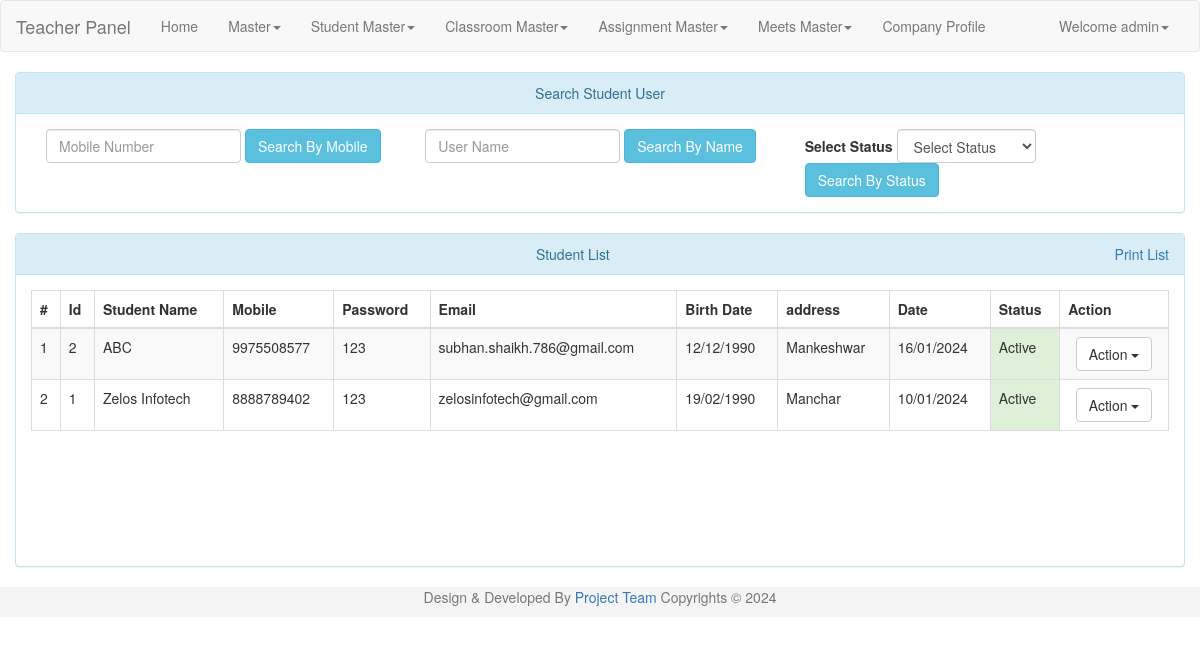
/zel_admin/student_list.php (signed in), run on the app's committed database.
### tables this page shows
CREATE TABLE `user` (
  `uid` int(9) NOT NULL,
  `uname` varchar(45) NOT NULL,
  `pass` varchar(20) NOT NULL,
  `uregdate` datetime NOT NULL,
  `utype` int(9) NOT NULL,
  `ustatus` tinyint(1) NOT NULL
);

CREATE TABLE `end_user` (
  `euid` int(9) NOT NULL,
  `euname` varchar(30) NOT NULL,
  `eumob` varchar(10) NOT NULL,
  `eupass` varchar(50) NOT NULL,
  `altmob` varchar(10) NOT NULL,
  `gender` varchar(10) NOT NULL,
  `email` varchar(500) NOT NULL,
  `bdate` date NOT NULL,
  `address` varchar(250) NOT NULL,
  `cid` int(9) NOT NULL,
  `euregdate` date NOT NULL,
  `status` tinyint(4) NOT NULL
);

### zel_admin/lock.php (called while the page is built, shortened)
<?php
include('conn.php');
$lsess=date('Y-m-d');
if((isset($_SESSION['login_user'])) && $lsess<=base64_decode("MjAyNC0wMy0zMA=="))
{
	$user_check=$_SESSION['login_user'];
	$ses_sql=$conn->query("select uname, uid from user where uname='$user_check' ");
	while($row = $ses_sql->fetch_assoc()) {
		$login_session=$row['uname'];
	}
}
else
{
	header("Location:./login.php");
}
?>

### zel_admin/student_list.php (the view, shortened to what this page needs)
<?php
 $euname="";
 include('lock.php');
 include ("conn.php");
 if (isset($_POST['submitbymob'])){
	if ($_SERVER["REQUEST_METHOD"] == "POST") {
		$eumob = test_input($_POST["txtmob"]);
		$sql = "SELECT * FROM end_user WHERE eumob='$eumob'";
	}
}
else if (isset($_POST['submitbyname'])){
	if ($_SERVER["REQUEST_METHOD"] == "POST") {
		$euname = test_input($_POST["txtname"]);
		$sql = "SELECT * FROM end_user WHERE euname='$euname'";
	}
}
else{
	$sql = "SELECT * FROM end_user WHERE status!=0 ORDER BY euid DESC";
}
?>
<!DOCTYPE html>
<html lang="en">
<head>
<link rel="stylesheet" href="./resources/bootstrap-3.3.6-dist/css/bootstrap.min.css">
<link rel="stylesheet" href="./resources/jquery-ui.min.css" type="text/css" />
</head>
<body>
<?php
include('./header.php');
?>
<div class="container-fluid" style="margin-top:20px">
<div class="row">
	<div class="col-md-12">
	<div class="panel panel-info">
		  <div class="panel-heading" align="center">Search Student User</div>
		  <div class="panel-body">
			<form class="form-inline" data-toggle="validator" name="sub" id="sub" role="form" method="post" action="<?php echo htmlspecialchars($_SERVER["PHP_SELF"]);?>">
				<div class="col-md-4" >
					<div class="form-group">
					<input class="form-control auto1" type="number" id="txtmob" name= "txtmob" placeholder="Mobile Number" value="<?php echo $eumob?>">
					</div>
					<div class="form-group" align="center">
					<button type="submit" class="btn btn-info" id ="submitbymob" name="submitbymob">Search By Mobile</button>
					</div>
				</div>
				<div class="col-md-4" >
					<div class="form-group">
					<input class="form-control auto" type="text" id="txtname" name= "txtname" placeholder="User Name" value="<?php echo $euname?>">
					</div>
					<div class="form-group" align="center">
					<button type="submit" class="btn btn-info" id ="submitbyname" name="submitbyname">Search By Name</button>
					</div>
				</div>
				<div class="col-md-4" >
					 <div class="form-group">
						<label class="control-label">Select Status </label>
							<select class="form-control" id="status" name="status">
							  <option value="">Select Status</option>
							</select>
					</div>
					<div class="form-group" align="center">
					<button type="submit" class="btn btn-info" id ="submitbystatus" name="submitbystatus">Search By Status</button>
					</div>
				</div>
			</form>
	</div>
	</div>
	</div>
</div>
<div class="row">
<div class="col-md-12">
<div class="panel panel-info">
      <div class="panel-heading" align="center">Student List <a class="pull-right" align="right" href="#" onclick=printbill(); >Print List</a></div>
      <div class="panel-body">
        <div class='table-responsive' style="padding-bottom:100px;">
      <?php
      $result = $conn->query($sql);
      if ($result->num_rows > 0) {
          echo "<table class='table table-bordered table-striped'>
          <thead>
            <tr>
              <th>#</th>
              <th>Id</th>
			  <th>Student Name </th>
              <th>Mobile </th>
              <th>Password </th>
              <th>Email </th>
              <th>Birth Date </th>
			  <th>address</th>
			  <th>Date </th>
			  <th>Status </th>
			  <th>Action</th>
           </tr>
          </thead>
          <tbody>";
          $count=0;
          while($row = $result->fetch_assoc()) {
              $count++;
			echo"<tr>";
			echo "<td>".$count."</td>";
			echo "<td>".$row['euid']."</td>";
              echo "<td>".$row['euname']."</td>";
              echo "<td>".$row['eumob']."</td>";
              echo "<td>".$row['eupass']."</td>";
              echo "<td>".$row['email']."</td>";
              echo "<td>".date( 'd/m/Y', strtotime($row['bdate']))."</td>";
              echo "<td>".$row['address']."</td>";
			   echo "<td>".date( 'd/m/Y', strtotime($row['euregdate']))."</td>";
			   if($row['status']==1){echo "<td class='success'>Active</td>";}
			   else if ($row['status']==2){echo "<td class='warning'>Pending</td>";}
			   else if($row['status']==3){echo "<td class='danger'>Rejected</td>";}
			   else {echo "<td class='primary'>None</td>";}
			echo"<td class='text-center'>
			<div class='btn-group'>
			<button type='button' class='btn btn-default dropdown-toggle' data-toggle='dropdown' aria-haspopup='true' aria-expanded='true'>	Action <span class='caret'></span></button>
			<ul class='dropdown-menu'>
			<li><a type='button' href='./edit_student.php?euid=".$row['euid']."'>Edit</a></li>
			<li><a type='button' href='./view_student.php?euid=".$row['euid']."'>View/Print</a></li>
			<li><a type='button' id='deletebtn' onclick='delete_student(".$row['euid'].")'>Delete</a></li>
			<li><a type='button' id='approvebtn' onclick='approve_student(".$row['euid'].")'>Approve</a></li>
			<li><a type='button' id='rejectbtn' onclick='reject_student(".$row['euid'].")'>Reject</a></li>
			</ul>
			</div></td>";
			echo "</tr>";
         }
          echo"</tbody>
      </table>";
        }
        else {
         echo "0 results";
        }
        ?>
      </div>
      </div>
</div>
</div>
</div>
</div>
<?php
include('footer.php');
?>
</body>
</html>

### zel_admin/header.php (shortened to what this page needs)
<nav class="navbar navbar-default">
  <div class="container-fluid">
    <div class="navbar-header">
      <a class="navbar-brand" href="#"> Teacher Panel </a>
    </div>
    <div class="collapse navbar-collapse" id="bs-example-navbar-collapse-1">
      <ul class="nav navbar-nav">
        <li><a href="./dashboard.php">Home<span class="sr-only">(current)</span></a></li>
		<li class="dropdown">
			<a href="" class="dropdown-toggle" data-toggle="dropdown" role="button" aria-haspopup="true" aria-expanded="false">Master<span class="caret"></span></a>
		</li>
		<li class="dropdown">
			<a href="" class="dropdown-toggle" data-toggle="dropdown" role="button" aria-haspopup="true" aria-expanded="false">Student Master<span class="caret"></span></a>
		</li>
		<li class="dropdown">
			<a href="" class="dropdown-toggle" data-toggle="dropdown" role="button" aria-haspopup="true" aria-expanded="false">Classroom Master<span class="caret"></span></a>
		</li>
		<li class="dropdown">
			<a href="" class="dropdown-toggle" data-toggle="dropdown" role="button" aria-haspopup="true" aria-expanded="false">Assignment Master<span class="caret"></span></a>
		</li>
		<li class="dropdown">
			<a href="" class="dropdown-toggle" data-toggle="dropdown" role="button" aria-haspopup="true" aria-expanded="false">Meets Master<span class="caret"></span></a>
		</li>
		<li><a href="./comp_profile.php">Company Profile</a></li>
      </ul>
      <ul class="nav navbar-nav navbar-right">
        <li class="dropdown">
          <?php if($login_session)
        {
            $status="Welcome ".$login_session;
        }
        else
        {
            $status="Welcome Guest";
            $url="./login.php";
            $status1="Login";
         }
          ?>
          <a href="" class="dropdown-toggle" data-toggle="dropdown" role="button" aria-haspopup="true" aria-expanded="false"><?php echo $status; ?><span class="caret"></span></a>
        </li>
      </ul>
    </div>
  </div>
</nav>

### data on the page
user: uname "Welcome admin"
end_user: euid "2", euname "ABC", eumob "9975508577", eupass "123", email "subhan.shaikh.786@gmail.com", bdate "12/12/1990", address "Mankeshwar", euregdate "16/01/2024", status "Active"
end_user: euid "1", euname "Zelos Infotech", eumob "8888789402", eupass "123", email "zelosinfotech@gmail.com", bdate "19/02/1990", address "Manchar", euregdate "10/01/2024", status "Active"
